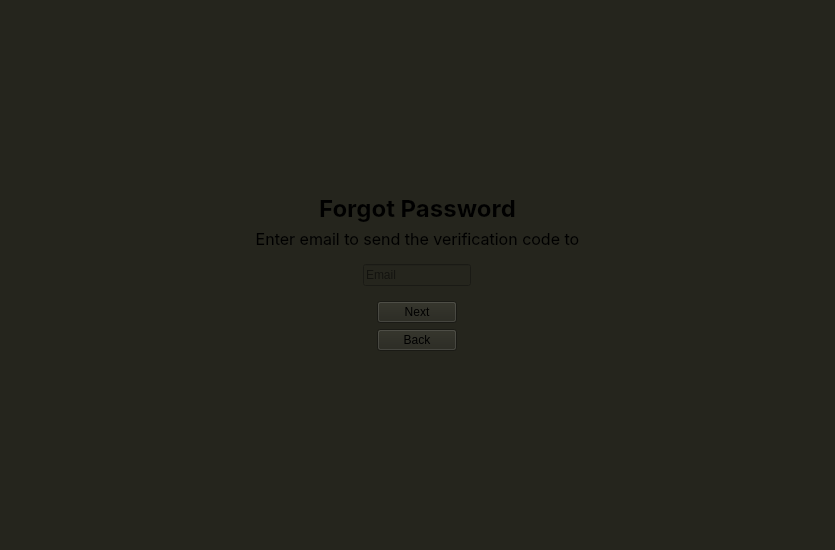
<?xml version="1.0" encoding="UTF-8"?>
<ui version="4.0">
 <class>EnterEmail</class>
 <widget class="QWidget" name="EnterEmail">
  <property name="geometry">
   <rect>
    <x>0</x>
    <y>0</y>
    <width>835</width>
    <height>550</height>
   </rect>
  </property>
  <property name="windowTitle">
   <string>Form</string>
  </property>
  <property name="styleSheet">
   <string notr="true">QWidget{background-color: rgb(37, 37, 29);}
QFrame{border: none;}</string>
  </property>
  <layout class="QVBoxLayout" name="verticalLayout">
   <item alignment="Qt::AlignmentFlag::AlignBottom">
    <widget class="QFrame" name="frame">
     <property name="frameShape">
      <enum>QFrame::Shape::StyledPanel</enum>
     </property>
     <property name="frameShadow">
      <enum>QFrame::Shadow::Raised</enum>
     </property>
     <layout class="QVBoxLayout" name="verticalLayout_2">
      <property name="bottomMargin">
       <number>9</number>
      </property>
      <item alignment="Qt::AlignmentFlag::AlignHCenter|Qt::AlignmentFlag::AlignBottom">
       <widget class="QLabel" name="label">
        <property name="sizePolicy">
         <sizepolicy hsizetype="Preferred" vsizetype="Maximum">
          <horstretch>0</horstretch>
          <verstretch>0</verstretch>
         </sizepolicy>
        </property>
        <property name="font">
         <font>
          <family>Inter</family>
          <pointsize>18</pointsize>
          <bold>true</bold>
         </font>
        </property>
        <property name="text">
         <string>Forgot Password</string>
        </property>
        <property name="alignment">
         <set>Qt::AlignmentFlag::AlignBottom|Qt::AlignmentFlag::AlignHCenter</set>
        </property>
       </widget>
      </item>
      <item>
       <widget class="QLabel" name="label_2">
        <property name="sizePolicy">
         <sizepolicy hsizetype="Preferred" vsizetype="Maximum">
          <horstretch>0</horstretch>
          <verstretch>0</verstretch>
         </sizepolicy>
        </property>
        <property name="font">
         <font>
          <family>Inter</family>
          <pointsize>12</pointsize>
          <bold>false</bold>
         </font>
        </property>
        <property name="text">
         <string>Enter email to send the verification code to</string>
        </property>
        <property name="alignment">
         <set>Qt::AlignmentFlag::AlignBottom|Qt::AlignmentFlag::AlignHCenter</set>
        </property>
       </widget>
      </item>
     </layout>
    </widget>
   </item>
   <item alignment="Qt::AlignmentFlag::AlignHCenter">
    <widget class="QLineEdit" name="emailInputLineEdit">
     <property name="placeholderText">
      <string>Email</string>
     </property>
    </widget>
   </item>
   <item alignment="Qt::AlignmentFlag::AlignTop">
    <widget class="QFrame" name="frame_2">
     <property name="frameShape">
      <enum>QFrame::Shape::StyledPanel</enum>
     </property>
     <property name="frameShadow">
      <enum>QFrame::Shadow::Raised</enum>
     </property>
     <layout class="QVBoxLayout" name="verticalLayout_3">
      <property name="topMargin">
       <number>9</number>
      </property>
      <item alignment="Qt::AlignmentFlag::AlignHCenter">
       <widget class="QPushButton" name="nextBtn">
        <property name="text">
         <string>Next</string>
        </property>
       </widget>
      </item>
      <item alignment="Qt::AlignmentFlag::AlignHCenter">
       <widget class="QPushButton" name="backBtn">
        <property name="text">
         <string>Back</string>
        </property>
       </widget>
      </item>
     </layout>
    </widget>
   </item>
  </layout>
 </widget>
 <resources/>
 <connections/>
</ui>
